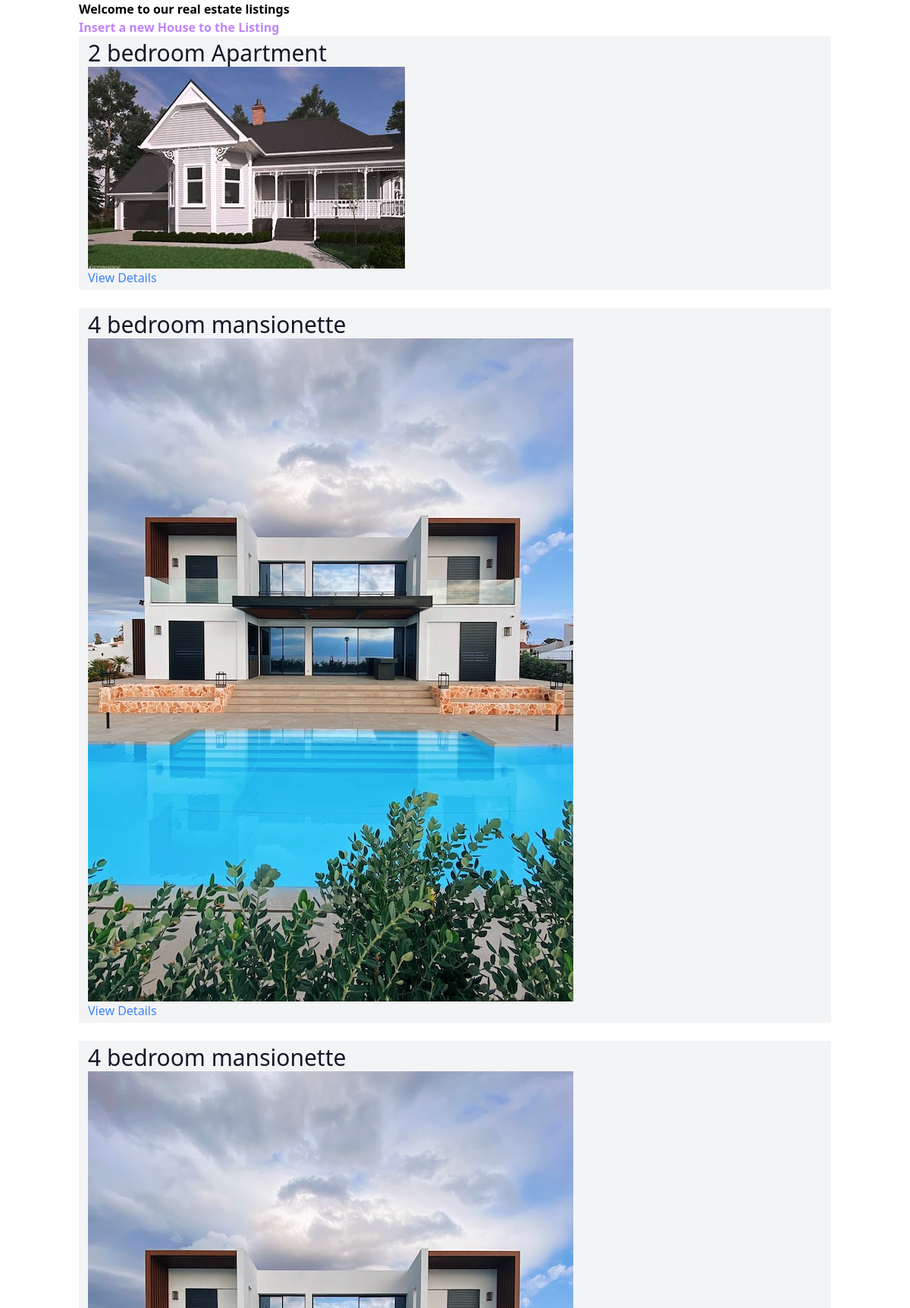
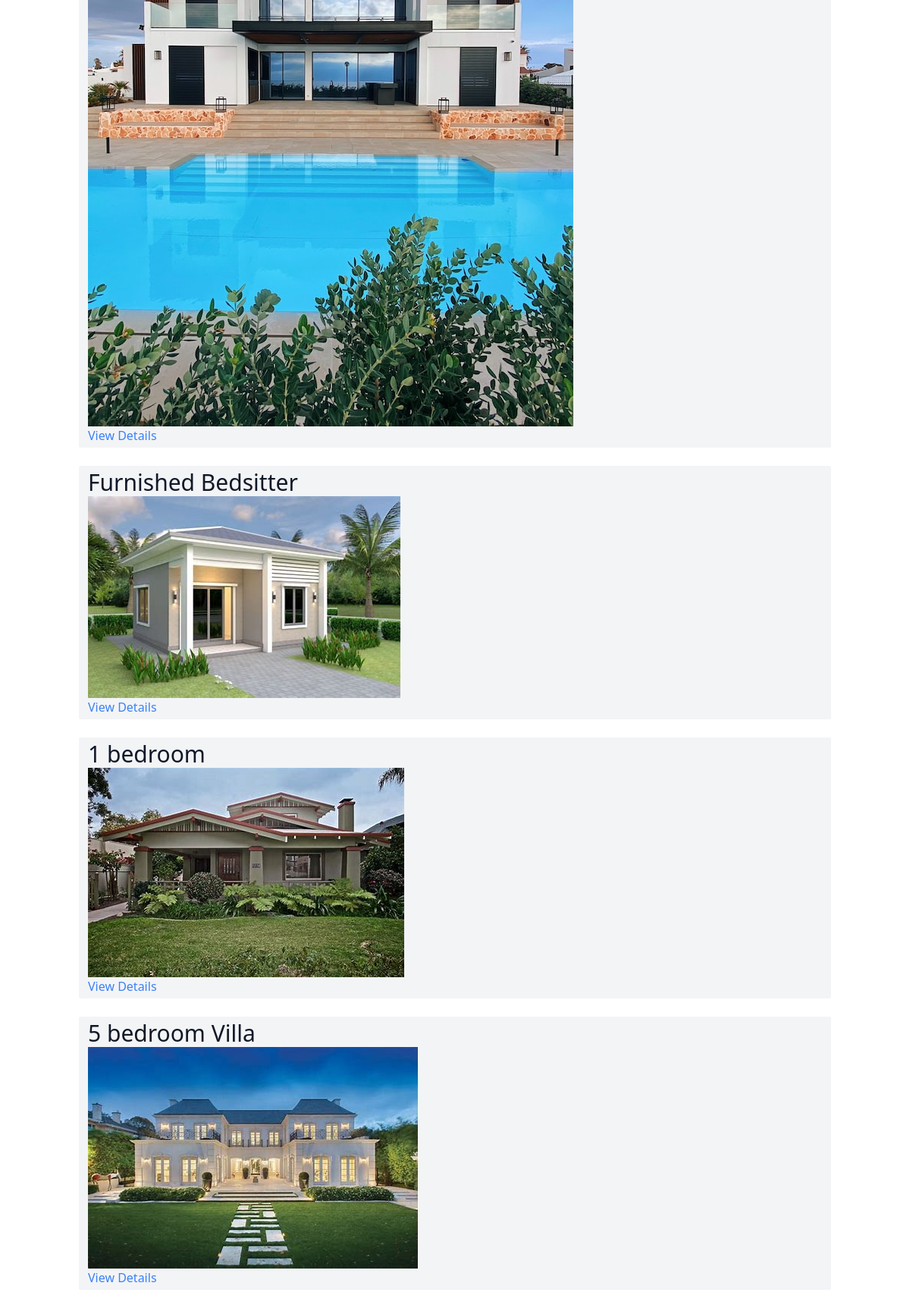
The page /all_listings on the database as committed earlier (2 pictures, top to bottom).
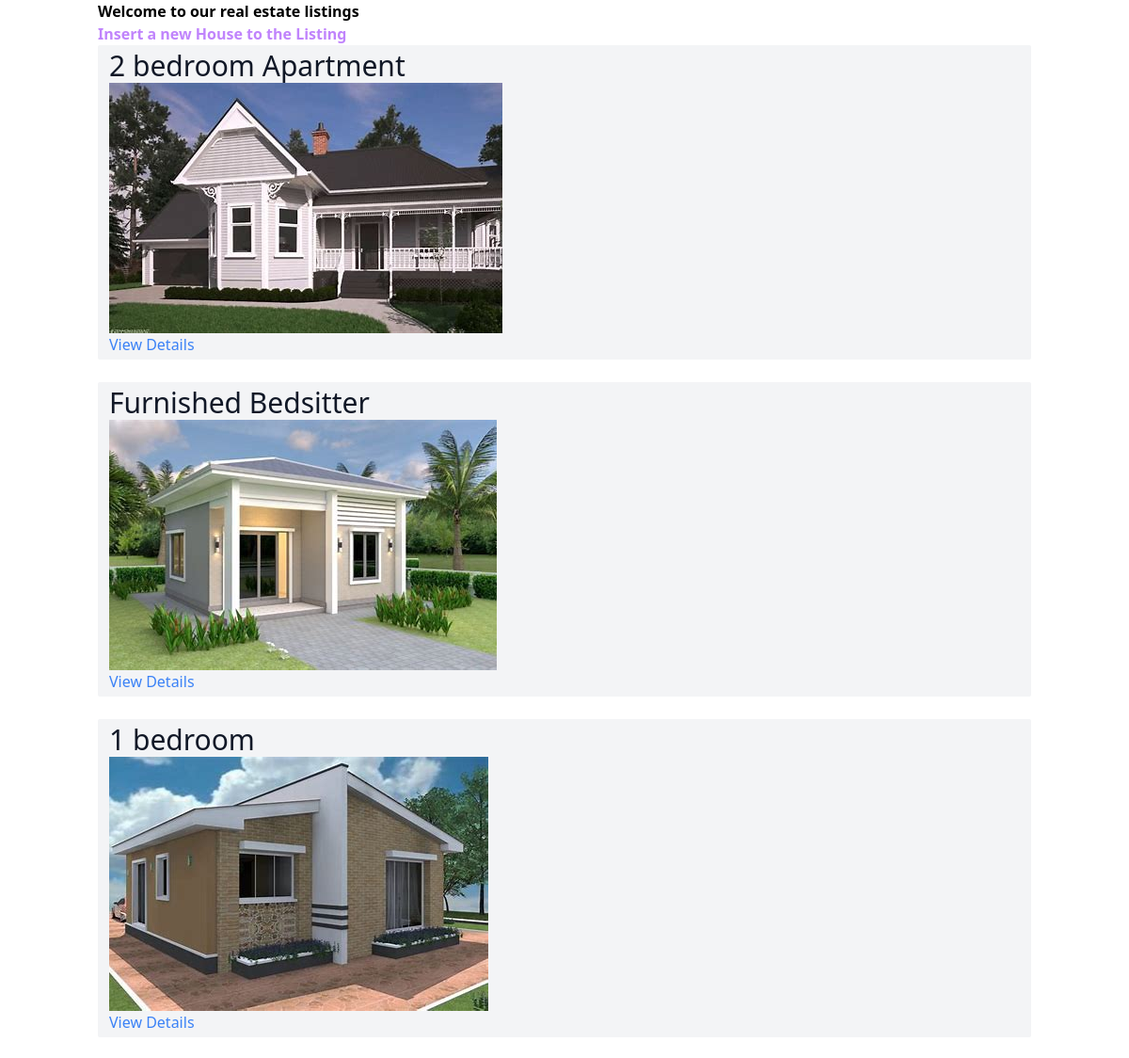
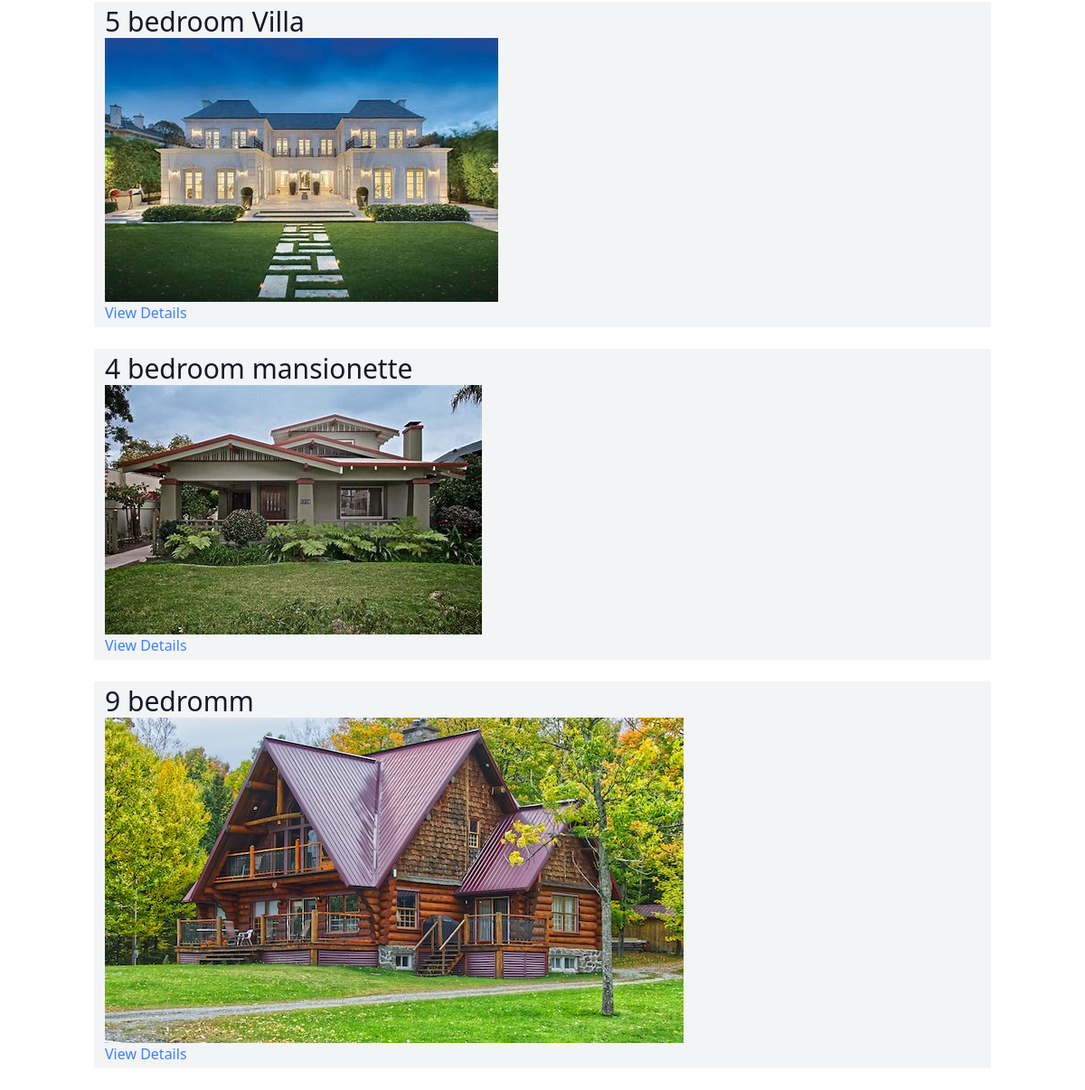
The same page on the database as committed later (2 pictures, top to bottom).
### elevate/models.py (models this page shows, shortened)
class Listing(models.Model):
    title = models.CharField(max_length=200)
    price = models.FloatField()
    number_of_bedrooms = models.IntegerField()
    number_of_bathrooms = models.IntegerField()
    square_footage = models.IntegerField()
    address = models.CharField(max_length=100)
    image = models.ImageField()

### elevate/views.py (the view)
# urls.py: path('all_listings', views.list_all_items, name='all_listings'),
def list_all_items(request):
    all_listings = Listing.objects.all()  # shows all items available without filtering
    context = {
        'all_listings': all_listings
    }
    return render(request, 'all_listings.html', context)

### elevate/templates/all_listings.html (shortened to what this page needs)
{% extends 'base.html' %}
    {% block content %}
    <h1><strong>Welcome to our real estate listings</strong></h1>
    <button>
      <a href="insert_listing" class="text-purple-400"
        ><strong>Insert a new House to the Listing</strong></a
      >
      <br />
    </button>
    <br />
    {% for listing in all_listings %}
    <div class="px-3 py-1 bg-gray-100 rounded-sm">
      <h3 class="text-3xl text-gray-900">{{ listing.title }}</h3>
      <img src="{{ listing.image.url }}" alt="{{ listing.title }}" />
      <a
        href=" all_listings/single_listing/{{listing.id}}"
        class="text-blue-500"
        >View Details</a
      >
      <br />
    </div>
    <br />
    {% endfor %} {% endblock content %}

Rows that differ between the two databases and show on the page:
removed Listing: title "4 bedroom mansionette", image (picture)
removed Listing: title "4 bedroom mansionette", image (picture)
changed Listing "1 bedroom": image: a different picture
added Listing: title "4 bedroom mansionette", image (picture)
added Listing: title "9 bedromm", image (picture)
